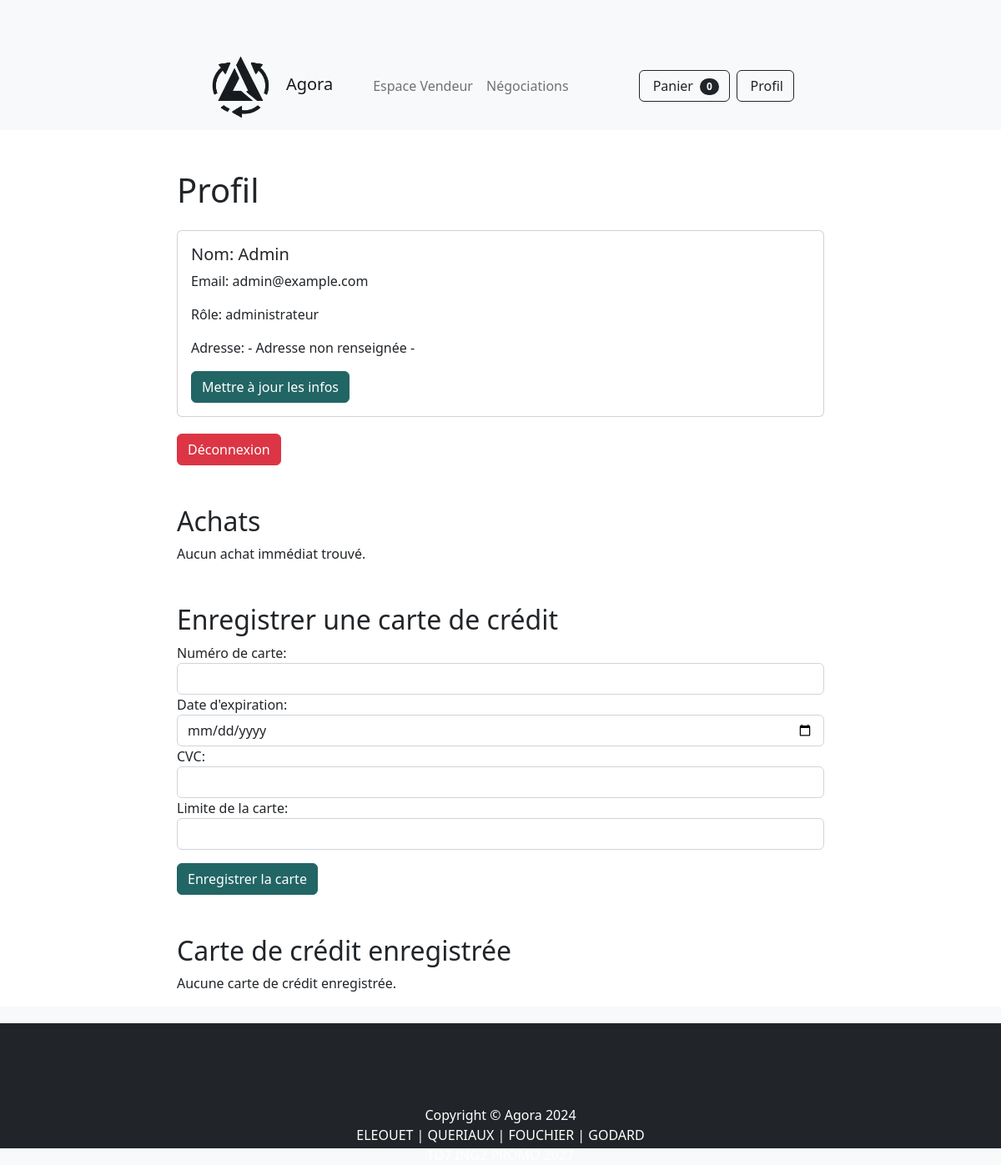
The page /pages/profile.php (signed in) on the database its author committed.
### tables this page shows
CREATE TABLE IF NOT EXISTS utilisateurs (
                                            id INT AUTO_INCREMENT PRIMARY KEY,
                                            nom VARCHAR(255) NOT NULL,
                                            email VARCHAR(255) NOT NULL UNIQUE,
                                            mot_de_passe VARCHAR(255) NOT NULL,
                                            role ENUM('acheteur', 'vendeur', 'administrateur') NOT NULL,
                                            carte_id INT,
                                            nb_objet_panier INT DEFAULT 0,
                                            adresse TEXT,
                                            nombre_article INT DEFAULT 0,
                                            FOREIGN KEY (carte_id) REFERENCES cartes_credit(id)
);

### pages/profile.php (the view, shortened to what this page needs)
<?php
include '../includes/db.php';
$user_id = $_SESSION['user_id'];
$sql = "SELECT * FROM utilisateurs WHERE id='$user_id'";
$result = $conn->query($sql);
if ($result->num_rows > 0) {
    $row = $result->fetch_assoc();
} else {
    echo "<div class='alert alert-danger' role='alert'>Utilisateur non trouvé.</div>";
}
$sql_purchases = "SELECT * FROM produits WHERE acheteur_email = '" . $conn->real_escape_string($row['email']) . "' AND type_de_vente = 'vente_immediate'";
$result_purchases = $conn->query($sql_purchases);
$sql_cards = "SELECT * FROM cartes_credit WHERE id IN (SELECT carte_id FROM utilisateurs WHERE id='$user_id' AND carte_id IS NOT NULL)";
$result_cards = $conn->query($sql_cards);
?>
<!DOCTYPE html>
<html lang="en">
<head>
    <link rel="stylesheet" href="../assets/css/styles.css">
</head>
<body>
<div class="wrapper">
    <div class="content">
        <?php include '../includes/navbar.php'; ?>
        <div class="container mt-5">
            <h1 class="mb-4">Profil</h1>
            <div class="card">
                <div class="card-body">
                    <h5 class="card-title">Nom: <?php echo htmlspecialchars($row['nom']); ?></h5>
                    <p class="card-text">Email: <?php echo htmlspecialchars($row['email']); ?></p>
                    <p class="card-text">Rôle: <?php echo htmlspecialchars($row['role']); ?></p>
                    <p class="card-text">Adresse: <?php echo htmlspecialchars(!empty($row['adresse']) ? $row['adresse'] : '- Adresse non renseignée -'); ?></p>
                    <a href="update_profile.php" class="btn btn-primary">Mettre à jour les infos</a>
                </div>
            </div>
            <form action="/agora_ece/logout.php" method="post" class="mt-3">
                <button type="submit" class="btn btn-danger">Déconnexion</button>
            </form>
            <h2 class="mt-5">Achats</h2>
            <?php if ($result_purchases->num_rows > 0): ?>
                <?php while($purchase = $result_purchases->fetch_assoc()): ?>
                    <div class="card">
                        <div class="card-body">
                            <h5 class="card-title"><?php echo htmlspecialchars($purchase['nom']); ?></h5>
                            <p class="card-text"><?php echo htmlspecialchars($purchase['description']); ?></p>
                            <p class="card-text"><strong>Prix: </strong><?php echo htmlspecialchars($purchase['prix']); ?> €</p>
                            <div class="alert alert-success" role="alert">
                                Paiement réussi
                            </div>
                        </div>
                    </div>
                <?php endwhile; ?>
            <?php else: ?>
                <p>Aucun achat immédiat trouvé.</p>
            <?php endif; ?>
            <h2 class="mt-5">Enregistrer une carte de crédit</h2>
            <form method="post" action="">
                <div class="form-group">
                    <label for="numero_carte">Numéro de carte:</label>
                    <input type="text" class="form-control" id="numero_carte" name="numero_carte" required>
                </div>
                <div class="form-group">
                    <label for="date_expiration">Date d'expiration:</label>
                    <input type="date" class="form-control" id="date_expiration" name="date_expiration" required>
                </div>
                <div class="form-group">
                    <label for="cvv">CVC:</label>
                    <input type="text" class="form-control" id="cvv" name="cvv" required>
                </div>
                <div class="form-group">
                    <label for="limite_carte">Limite de la carte:</label>
                    <input type="number" step="0.01" class="form-control" id="limite_carte" name="limite_carte" required>
                </div>
                <button type="submit" name="add_card" class="btn btn-primary mt-3">Enregistrer la carte</button>
            </form>
            <h2 class="mt-5">Carte de crédit enregistrée</h2>
            <?php if ($result_cards->num_rows > 0): ?>
                <?php $card_number = 1; ?>
                <?php while($card = $result_cards->fetch_assoc()): ?>
                    <div class="credit-card">
                        <h5 class="card-title">Carte <?php echo $card_number++; ?></h5>
                        <p class="card-text">
                            Numéro de carte:
                            <?php
                            echo substr($card['numero_carte'], 0, 4) . str_repeat('*', 12);
                            ?>
                        </p>
                        <p class="card-text">
                            Limite de la carte: <?php echo htmlspecialchars($card['limite_carte']); ?> €
                        </p>
                    </div>
                <?php endwhile; ?>
            <?php else: ?>
                <p>Aucune carte de crédit enregistrée.</p>
            <?php endif; ?>
        </div>
    </div>
    <div class="footer">
        <?php include '../includes/footer.php'; ?>
</body>
</html>

### pages/profile.php (style rules this page uses)
body { display: flex; flex-direction: column; min-height: 100vh; }
.content { flex: 1; }
.container { max-width: 800px; margin-top: 50px; }
.card { margin-bottom: 20px; }
.footer { margin-top: auto; background-color: #f8f9fa; padding: 20px 0; }

### rows shown on the page
utilisateurs: nom "Admin", email "admin@example.com", role "administrateur", adresse "- Adresse non renseignée -"
